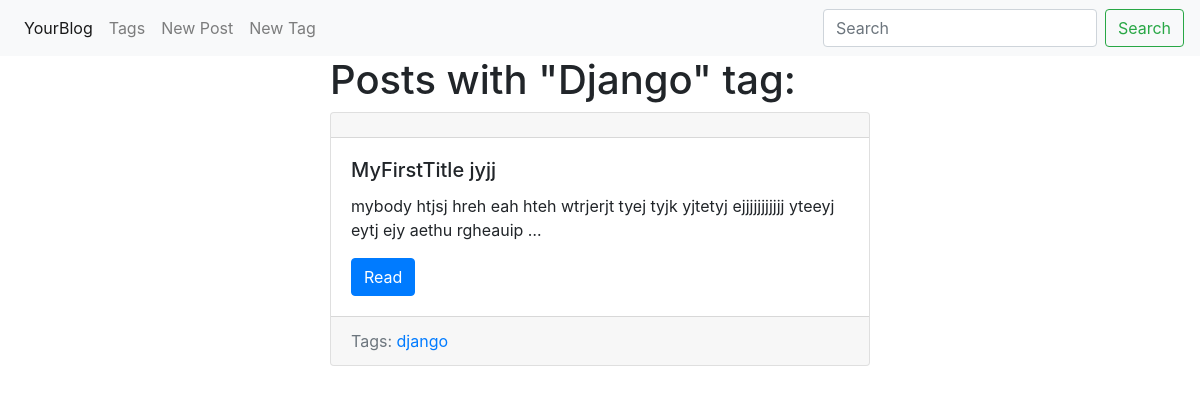
Page /blog/tags/django/ on the earlier database version.
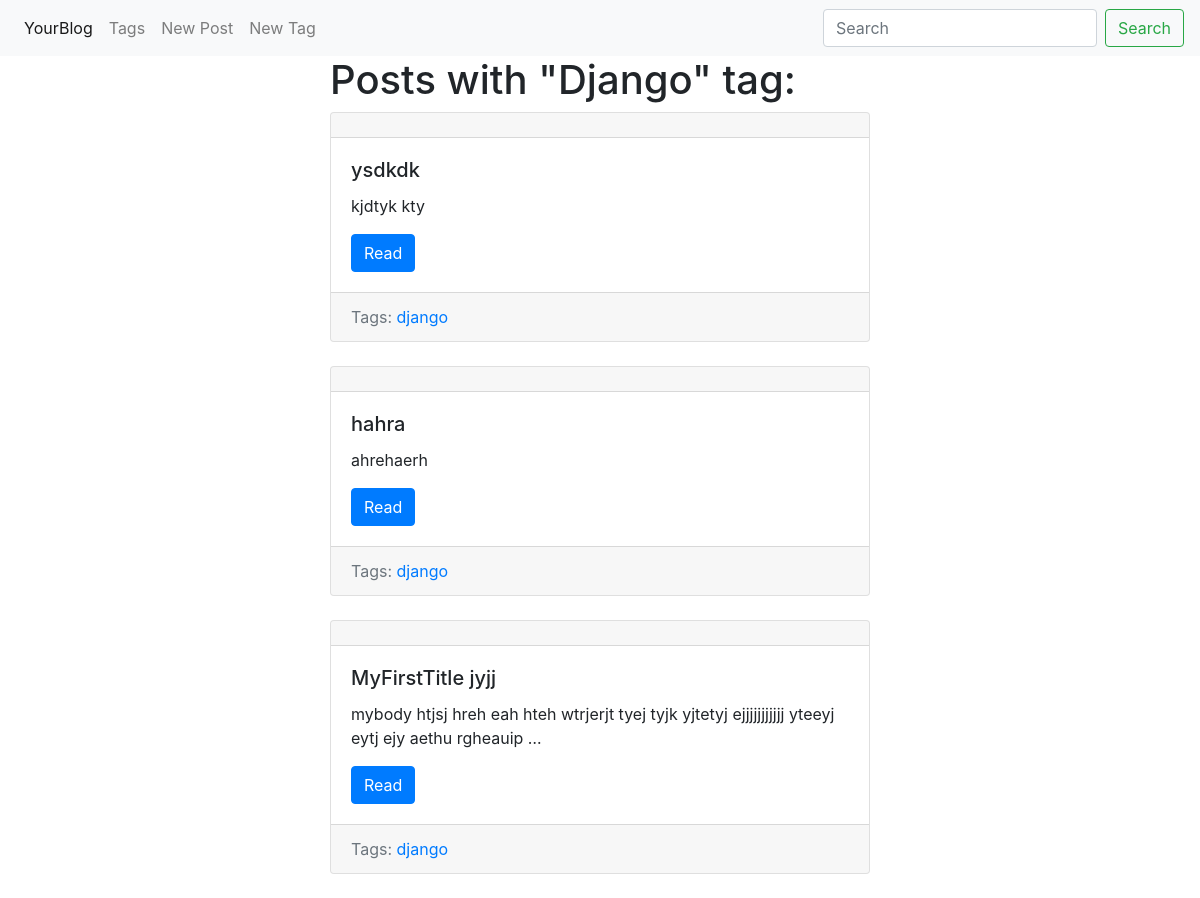
Same page on the later database version.
### blog/models.py (models this page shows, shortened)
class Tag(ModelLinksMixin, models.Model):
    title = models.CharField(max_length=50)
    slug = models.SlugField(max_length=50, unique=True)
    name_detail = 'tag_detail_url'
    name_update = 'tag_update_url'
    name_delete = 'tag_delete_url'
    class Meta:
        ordering = ['title']

class Post(ModelLinksMixin, models.Model):
    title = models.CharField(max_length=150, db_index=True)
    slug = models.SlugField(max_length=150, blank=True, unique=True)        # unique=True - only unique slug and
    body = models.TextField(blank=True, db_index=True)                      # blank=True - can be empty
    tags = models.ManyToManyField('Tag', blank=True, related_name='posts')
    date_pub = models.DateTimeField(auto_now_add=True)              # auto_now_add=True - data_pub will be recoded when
    name_detail = 'post_detail_url'
    name_update = 'post_update_url'
    name_delete = 'post_delete_url'
    class Meta:
        ordering = ['-date_pub']

### blog/views.py (the view)
# urls.py: path('tags/<str:slug>/', TagDetail.as_view(), name='tag_detail_url'),
class TagDetail(ObjectDetailMixin, View):
    model = Tag
    template = 'blog/tag_detail.html'

### blog/utils.py (called while the page is built)
    def get(self, request, slug):
        obj = get_object_or_404(self.model, slug__iexact=slug)
        return render(request, self.template, context={self.model.__name__.lower(): obj,
                                                       'admin_object': obj,
                                                       'detail': True})

    def get_absolute_url(self):
        return reverse(self.name_detail, kwargs={'slug': self.slug})

### blog/templates/blog/tag_detail.html (shortened to what this page needs)
{% extends 'blog/base_blog.html' %}
{% block content %}
<h1>Posts with "{{ tag.title|title }}" tag:</h1>
{% for post in tag.posts.all %}
           {% include 'blog/includes/post_card_template.html' %}
{% endfor %}
{% endblock %}

### blog/templates/blog/base_blog.html (shortened to what this page needs)
{% extends 'base_site.html' %}

### templates/base_site.html (shortened to what this page needs)
{% load static %}
<!DOCTYPE html>
<html lang="en">
<head>
    <link rel="stylesheet" href="https://stackpath.bootstrapcdn.com/bootstrap/4.4.1/css/bootstrap.min.css"
>
    <link rel="stylesheet" href="{% static 'css/style.css' %}">
</head>
<body>
<nav class="navbar navbar-expand-lg navbar-light bg-light">
  <div class="collapse navbar-collapse" id="navbarText">
    <ul class="navbar-nav mr-auto">
      <li class="nav-item active">
        <a class="nav-link" href="{% url 'posts_list_url'%}" <span class="sr-only">YourBlog</span></a>
      </li>
      <li class="nav-item">
        <a class="nav-link" href="{% url 'tags_list_url' %}">Tags</a>
      </li>
      <li class="nav-item">
        <a class="nav-link" href="{% url 'post_create_url'%}">New Post</a>
      </li>
      <li class="nav-item">
        <a class="nav-link" href="{% url 'tag_create_url'%}">New Tag</a>
      </li>
    </ul>
    <form class="form-inline my-2 my-lg-0" action="{% url 'posts_list_url' %}">
      <input class="form-control mr-sm-2" type="search" placeholder="Search" aria-label="Search" name="search">
      <button class="btn btn-outline-success my-2 my-sm-0" type="submit">Search</button>
    </form>
  </div>
</nav>
<div class="container">
    <div class="row">
        <div class="col-6 offset-md-3">
            {% block content%}
            {% endblock %}
        </div>
    </div>
</div>
</body>
</html>

### blog/templates/blog/includes/post_card_template.html (shortened to what this page needs)
<div class="card mb-4">
    <div class="card-header">
    </div>
    <div class="card-body">
        <h5 class="card-title">
            {{post.title}}
        </h5>
        <p class="card-text">
            {{ post.body|truncatewords:15 }}
        </p>
        <a href="{{ post.get_absolute_url }}" class="btn btn-primary">Read</a>
    </div>
    <div class="card-footer text-muted">
        Tags:
        {% for tag in post.tags.all %}
        <a href="{{tag.get_absolute_url}}">{{tag.title}}</a>
        {% endfor %}
    </div>
</div>

Differences in the rows shown:
added Post: title "ysdkdk", body "kjdtyk kty", Tag (title "django")
added Post: title "hahra", body "ahrehaerh", Tag (title "django")
